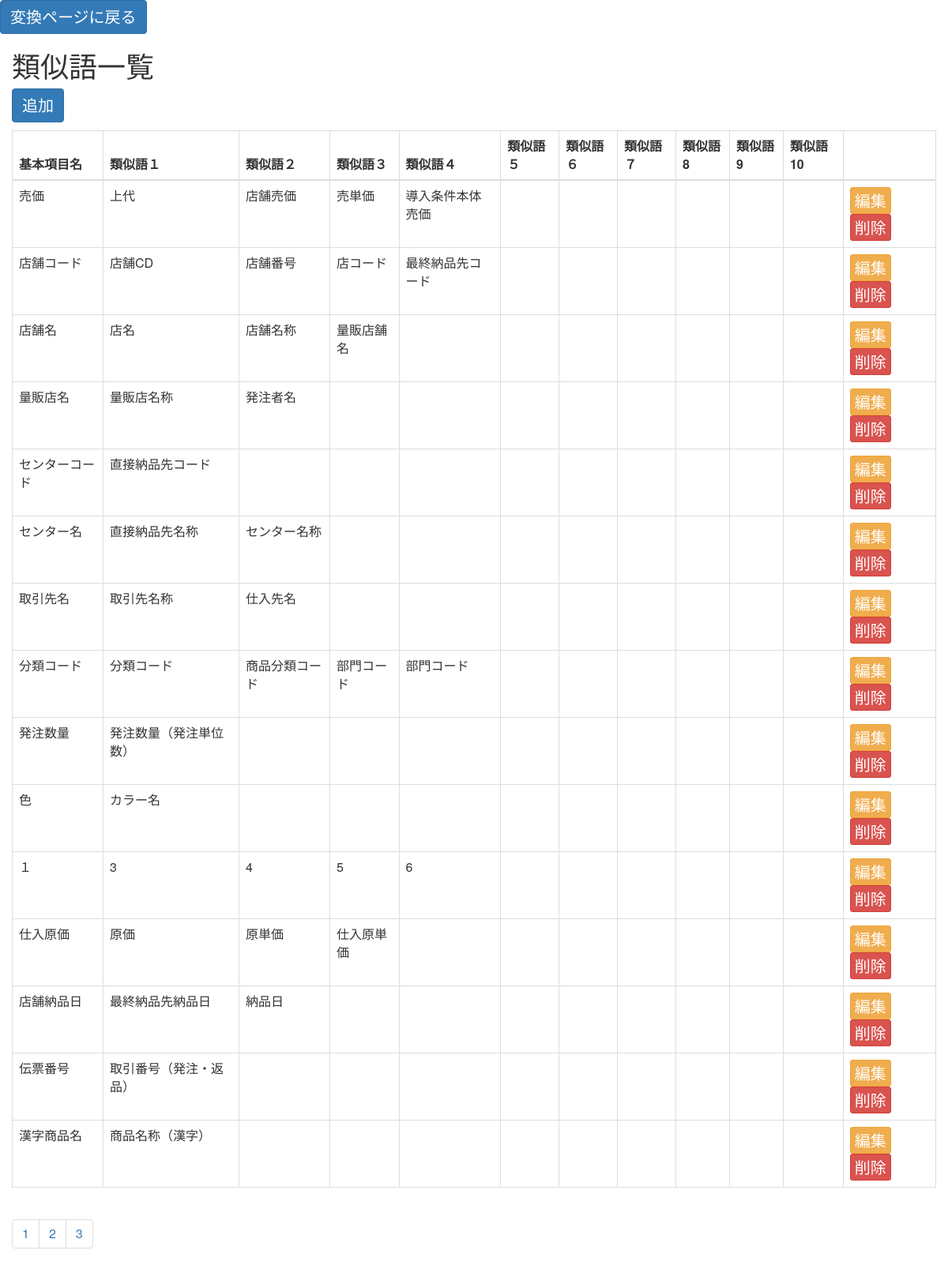
/index.php?action=configSimilarWord, run on the app's committed database.
### tables this page shows
CREATE TABLE `basic_word` (
  `id` int(11) UNSIGNED NOT NULL,
  `basic_word` varchar(150) NOT NULL DEFAULT ''
);

CREATE TABLE `similar_words` (
  `id` int(11) UNSIGNED NOT NULL,
  `basic_word_id` int(11) NOT NULL,
  `basic_word` varchar(150) NOT NULL DEFAULT '',
  `similar_word` varchar(150) NOT NULL DEFAULT '' COMMENT 'List similar word. Separator by '',',
  `match_count` int(10) UNSIGNED DEFAULT '0'
);

### Library/Presentation.php (called while the page is built, shortened)
<?php
class Presentation {
    public function isPost()
    {
        return false;
    }
    public function render($view, $data = array())
    {
        extract($data);
        include(APP_PATH . '/View/'. $view . '.php');
        $result = ob_get_contents();
        return $result;
    }
}

### App/Actions/App.php (called while the page is built, shortened)
<?php
class App extends Presentation {
    public function configSimilarWord()
    {
        $page = (isset($_GET['page'])) ? (int)$_GET['page'] : 1;
        $limit = (isset($_GET['limit'])) ? (int)$_GET['limit'] : 15;
        $data = array();
        $data['listMapData'] = MapData::getListBasic('', $page, $limit);
        $basicIds = array();
        foreach ($data['listMapData'] as $item) {
            $basicIds[] = $item['id'];
        }
        $data['arrSimilar'] = MapData::getListSimilarByListBasic($basicIds);
        $data['totalRow'] = MapData::countListBasic();
        $data['totalPage'] = ceil($data['totalRow'] / $limit);
        return $this->render('similar-word', $data);
    }
}

### App/Actions/MapData.php (called while the page is built, shortened)
<?php
class MapData {
    public static $tableBasic = 'basic_word';
    public static $tableSimilar = 'similar_words';
    public static function getListBasic($search = '', $page = 1, $limit = 15)
    {
        if ($page > 0) {
            $offset = ($page - 1) * $limit;
            $limit = $offset . ', ' . $limit;
        } else {
            $limit = '';
        }
        return DBHelper::getArrayRow('*', self::$tableBasic, $search, $limit);
    }
    public static function getListSimilarByListBasic($basicIds = array())
    {
        if (!empty($basicIds) && is_array($basicIds)) {
            $basicIds = implode(',', $basicIds);
            $arrSimilar = DBHelper::getArrayRow('*', self::$tableSimilar, 'basic_word_id IN (' . $basicIds . ')');
            if ($arrSimilar) {
                $result = array();
                foreach ($arrSimilar as $similar) {
                    $result[$similar['basic_word_id']][] = $similar;
                }
                return $result;
            }
        }
        return false;
    }
    public static function countListBasic($search = '')
    {
        $count = DBHelper::getRow('count(*) as total', self::$tableBasic, $search);
        return $count['total'];
    }
}

### Library/DBHelper.php (called while the page is built, shortened)
<?php
class DBHelper {
    private static $_instance;
    public static function getInstance() {
        if(!self::$_instance) {
            self::$_instance = new self();
        }
        return self::$_instance;
    }
    public function __construct()
    {
        $this->conn = new \mysqli(Config::$dbHost, Config::$dbUser, Config::$dbPass, Config::$dbName);
    }
    public static function getRow($field = '', $table = '', $cond='', $order = '')
    {
        $db = self::getInstance();
        $sql = 'SELECT ' . $field . ' FROM ' . $db->dbPrefix . $table;
        $result = $db->conn->query($sql);
        if($result){
            if($row = $result->fetch_assoc())
                return $row;
        }
        return false;
    }
    public static function getArrayRow($field = '', $table = '', $cond='', $limit = '', $order = '')
    {
        $db = self::getInstance();
        $sql = 'SELECT ' . $field . ' FROM ' . $db->dbPrefix . $table;
        if($cond)
            $sql .= ' WHERE ' . $cond;
        if($limit)
            $sql .= ' LIMIT ' . $limit;
        $result = $db->conn->query($sql);
        if($result){
            $data = array();
            while($row = $result->fetch_assoc()){
                $data[] = $row;
            }
            return $data;
        }
        return false;
    }
}

### App/View/similar-word.php (the view, shortened to what this page needs)
<?php include('elements/head.php'); ?>
<div class="config-page">
    <a href="index.php?action=home" class="btn btn-primary">変換ページに戻る</a>
    <div class="container-fluid">
        <h1>類似語一覧</h1>
        <a href="javascript:" class="btn btn-primary add-btn mb-10" data-toggle="modal" data-target="#mapDataModal">追加</a>
        <table class="table table-bordered list-map-data">
            <thead>
            <tr>
                <th>基本項目名</th>
                <th>類似語１</th>
                <th>類似語２</th>
                <th>類似語３</th>
                <th>類似語４</th>
                <th>類似語５</th>
                <th>類似語６</th>
                <th>類似語７</th>
                <th>類似語8</th>
                <th>類似語9</th>
                <th>類似語10</th>
                <th></th>
            </tr>
            </thead>
            <tbody>
            <?php if (isset($listMapData) && !empty($listMapData)) : ?>
                <?php foreach($listMapData as $mapData) : ?>
                    <tr class="similar-word" data-key="<?php echo $mapData['id'];?>">
                        <td class="basic_word"><?php echo $mapData['basic_word'];?></td>
                        <?php for ($i = 0; $i < 10; $i++) : ?>
                            <?php if (isset($arrSimilar[$mapData['id']])) : ?>
                                <td class="similar_word"><?php echo isset($arrSimilar[$mapData['id']][$i]) ? $arrSimilar[$mapData['id']][$i]['similar_word'] : '';?></td>
                            <?php else : ?>
                                <td class="similar_word"></td>
                            <?php endif; ?>
                        <?php endfor; ?>
                        <td>
                            <a href="?action=editSimilar&id=<?php echo $mapData['id']; ?>" class="btn btn-warning edit-btn btn-xs" data-id="<?php echo $mapData['id']; ?>">編集</a>
                            <a href="javascript:" class="btn btn-danger delete-btn btn-xs" data-id="<?php echo $mapData['id']; ?>">削除</a>
                        </td>
                    </tr>
                <?php endforeach; ?>
            <?php endif; ?>
            </tbody>
        </table>
        <?php if (isset($totalPage)) : ?>
            <ul class="pagination">
                <?php for($i = 1; $i <= $totalPage; $i++) : ?>
                    <li <?php echo ($i == $page) ? 'class="active"' : '';?>><a href="index.php?action=configSimilarWord&page=<?php echo $i; ?>"><?php echo $i; ?></a></li>
                <?php endfor; ?>
            </ul>
        <?php endif; ?>
    </div>
</div>
<?php include('elements/footer.php'); ?>

### App/index.php (shortened to what this page needs)
<?php
spl_autoload_register(function ($class_name) {
    $class_name = str_replace('\\', DIRECTORY_SEPARATOR, $class_name);
});
require_once '../Library/Presentation.php';
$app = new \Actions\App();
$action = 'page';
if (isset($_GET['action']) && !empty($_GET['action'])) {
    if (method_exists($app, $_GET['action'])) {
        $action = trim($_GET['action']);
    }
}
echo $app->{$action}();

### App/View/elements/head.php (shortened to what this page needs)
<!DOCTYPE html>
<html>
<head>
    <link href="https://cdnjs.cloudflare.com/ajax/libs/font-awesome/4.6.3/css/font-awesome.css.map" rel="stylesheet" type="text/css"/>
    <link href="assets/bootstrap/css/bootstrap.min.css" rel="stylesheet" type="text/css">
    <link href="assets/jquery-ui/jquery-ui.min.css" rel="stylesheet" type="text/css">
    <link href='assets/css/convert.css?v=<?php echo time();?>' rel='stylesheet' type='text/css'>
    <link href="assets/css/main.css" rel="stylesheet" type="text/css">
</head>
<body>

### Admin/assets/css/convert.css (style rules this page uses)
html, body { min-height: 100%; }
body { font-size: 20px; min-width: 1200px; }
* { box-sizing: border-box; }
.mb-10 { margin-bottom: 10px; }
.btn { font-size: 20px; }

### Admin/assets/css/main.css (style rules this page uses)
body { font-size: 16px; }

### data on the page
basic_word: basic_word "売価", id.similar_word "上代", id.similar_word "店舗売価", id.similar_word "売単価", id.similar_word "導入条件本体売価"
basic_word: basic_word "店舗コード", id.similar_word "店舗CD", id.similar_word "店舗番号", id.similar_word "店コード", id.similar_word "最終納品先コード"
basic_word: basic_word "店舗名", id.similar_word "店名", id.similar_word "店舗名称", id.similar_word "量販店舗名"
basic_word: basic_word "量販店名", id.similar_word "量販店名称", id.similar_word "発注者名"
basic_word: basic_word "センターコード", id.similar_word "直接納品先コード"
basic_word: basic_word "センター名", id.similar_word "直接納品先名称", id.similar_word "センター名称"
basic_word: basic_word "取引先名", id.similar_word "取引先名称", id.similar_word "仕入先名"
basic_word: basic_word "分類コード", id.similar_word "分類コード", id.similar_word "商品分類コード", id.similar_word "部門コード"
basic_word: basic_word "発注数量", id.similar_word "発注数量（発注単位数）"
basic_word: basic_word "色", id.similar_word "カラー名"
basic_word: basic_word "１", id.similar_word "3", id.similar_word "4", id.similar_word "5", id.similar_word "6"
basic_word: basic_word "仕入原価", id.similar_word "原価", id.similar_word "原単価", id.similar_word "仕入原単価"
basic_word: basic_word "店舗納品日", id.similar_word "最終納品先納品日", id.similar_word "納品日"
basic_word: basic_word "伝票番号", id.similar_word "取引番号（発注・返品）"
basic_word: basic_word "漢字商品名", id.similar_word "商品名称（漢字）"
